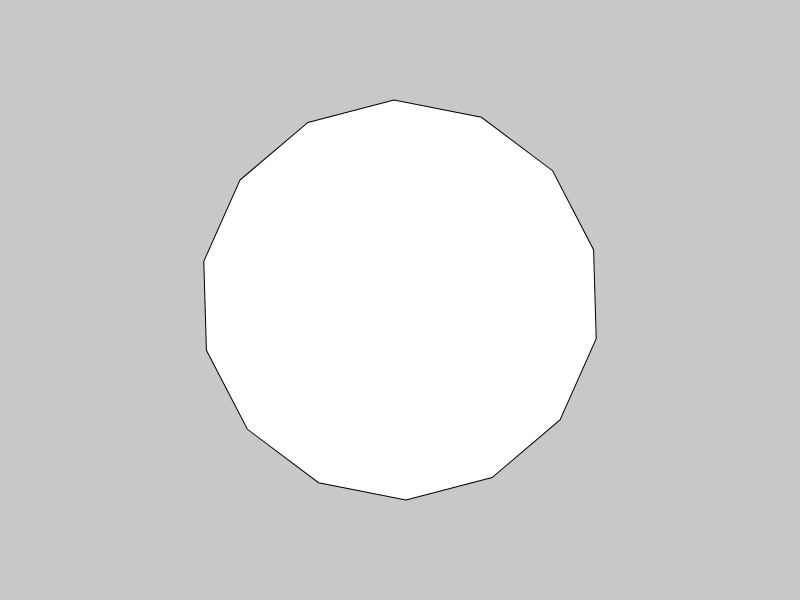
Frame 1 (no input)
Frame 60 (no input): identical to frame 1, image omitted
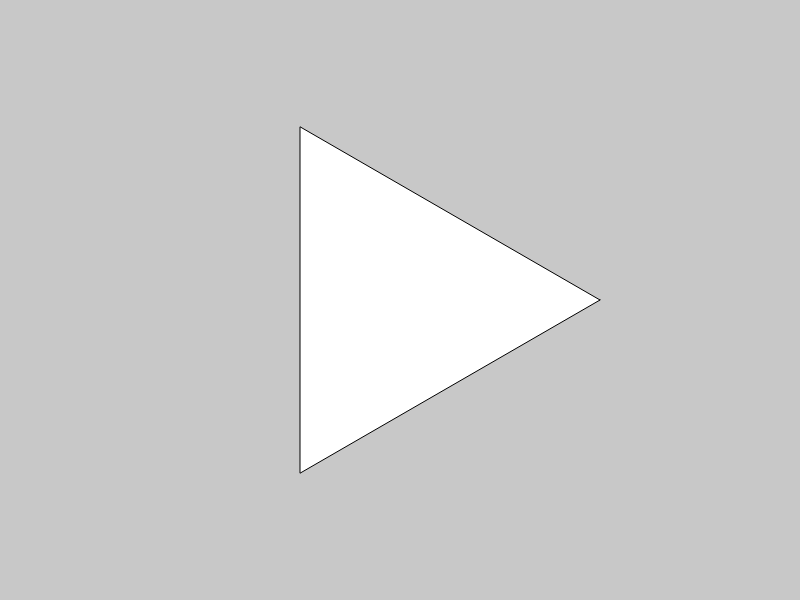
Frame 120 (the mouse pressed at the canvas centre since frame 60)

The p5.js sketch that drew these frames (run headless with seeded random() and noise() and a simulated clock; from frame 60 on, the mouse is pressed at the canvas centre):

// p5.js sketch
// ── sketch.js
let radius = 200;
let n = 3;

function setup() {
    createCanvas(800,600);
}  

function draw() {
    background(200);
    translate(width/2,height/2);
    let [mx,my] = relativeMouse();
    let v = createVector(1,0);
    let u = createVector(mx,my);
    rotate(v.angleBetween(u));
    n = floor(map(u.mag(),0,width/2,3,12));
    beginShape();
    for(let i=0; i<n; i++) {
        let angle = map(i,0,n,0,TWO_PI);
        vertex(radius*cos(angle), radius*sin(angle));
    }
    endShape(CLOSE);
}

function relativeMouse() {
    let mx = mouseX;
    let my = mouseY;
	let matrix = drawingContext.getTransform();
	let pd = pixelDensity();
    let rp = matrix.inverse().transformPoint(new DOMPoint(mx * pd,my * pd));
    return [ rp.x, rp.y ];
}
